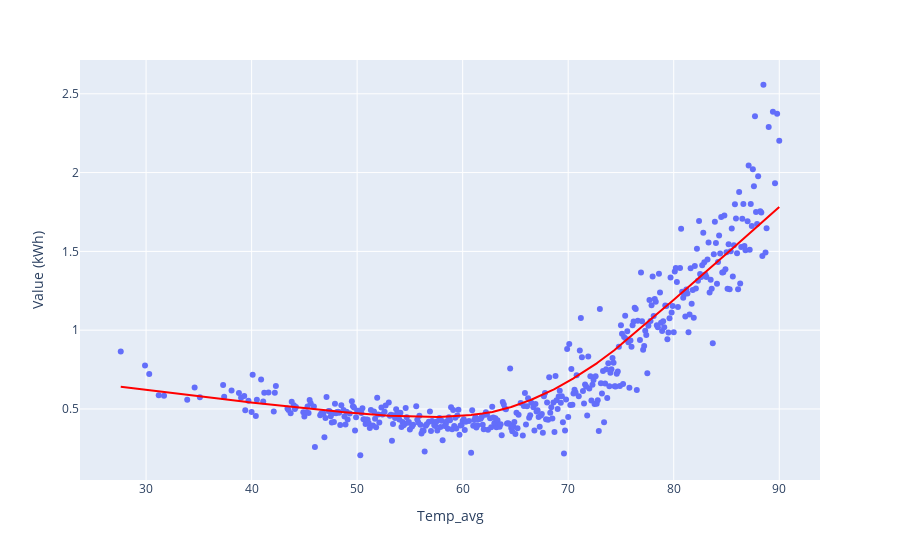

Source (notebook cell):
### Markdown cell above
Наибольшая корреляция наблюдается с температурой (Attr_max = Temp_avg). Посмотрим на график среднего энерогопотребления для каждого среднего знаяения температуры.

### Code cell
px.scatter(df.groupby('Temp_avg')['Value (kWh)'].mean().reset_index(), x='Temp_avg', y='Value (kWh)', trendline='lowess', trendline_color_override='red')

### Figure 1 — Plotly figure (JSON) as saved in the notebook; plotly's stock layout.template omitted (floating-point values rounded to 4 significant figures; data arrays with more than 128 entries replaced by an {"elided": "..."} marker saying what was removed)
{"data": [{"hovertemplate": "Temp_avg=%{x}<br>Value (kWh)=%{y}<extra></extra>", "legendgroup": "", "marker": {"color": "#636efa", "symbol": "circle"}, "mode": "markers", "name": "", "orientation": "v", "showlegend": false, "type": "scatter", "x": {"elided": "440 float values"}, "xaxis": "x", "y": {"elided": "440 float values"}, "yaxis": "y"}, {"hovertemplate": "<b>LOWESS trendline</b><br><br>Temp_avg=%{x}<br>Value (kWh)=%{y} <b>(trend)</b><extra></extra>", "legendgroup": "", "line": {"color": "red"}, "marker": {"color": "#636efa", "symbol": "circle"}, "mode": "lines", "name": "", "showlegend": false, "type": "scatter", "x": {"elided": "440 float values"}, "xaxis": "x", "y": {"elided": "440 float values"}, "yaxis": "y"}], "layout": {"autosize": true, "legend": {"tracegroupgap": 0}, "margin": {"t": 60}, "xaxis": {"anchor": "y", "autorange": true, "domain": [0, 1], "range": [23.82, 93.78], "title": {"text": "Temp_avg"}, "type": "linear"}, "yaxis": {"anchor": "x", "autorange": true, "domain": [0, 1], "range": [0.02406, 2.74], "title": {"text": "Value (kWh)"}, "type": "linear"}}}
